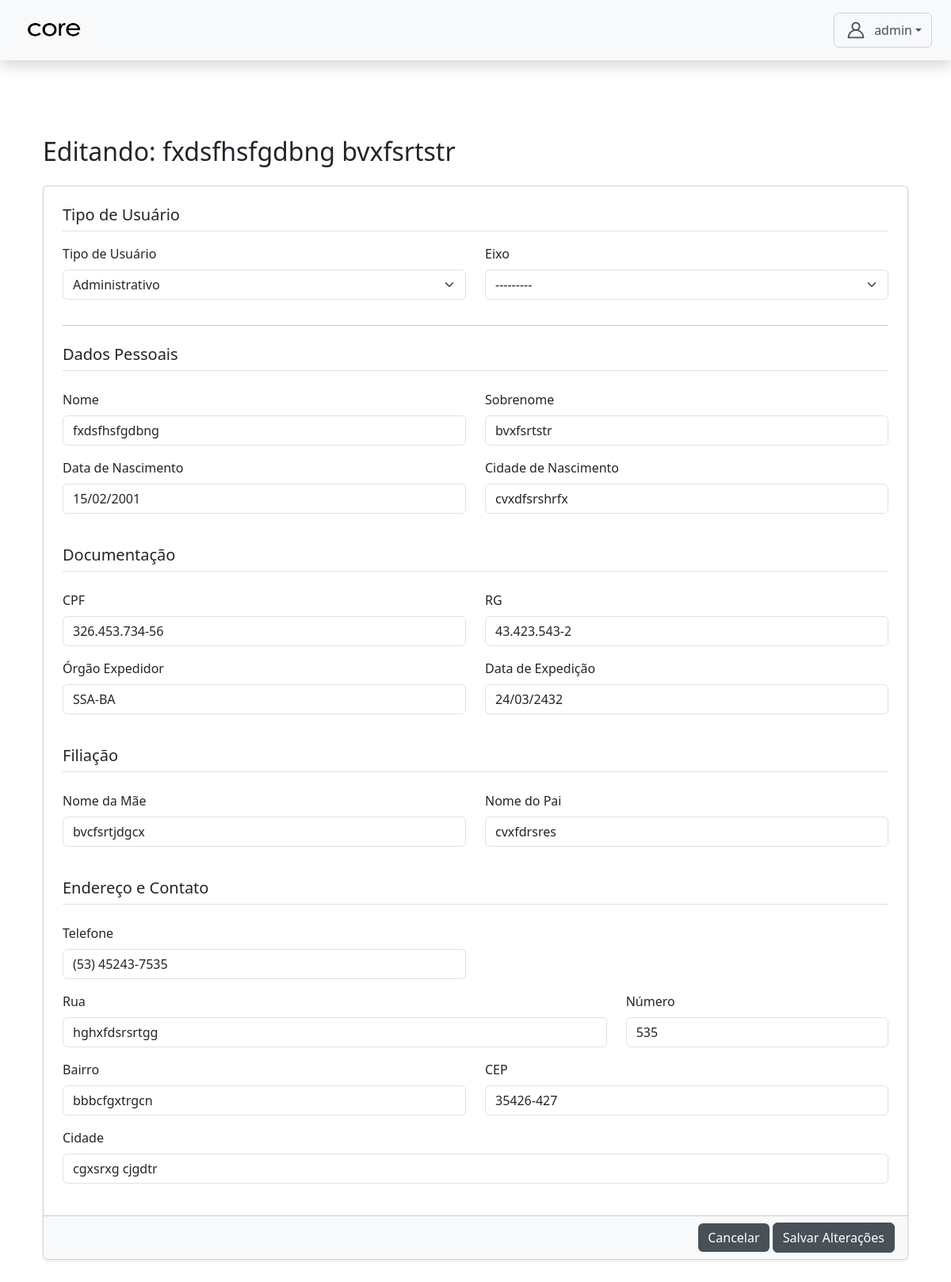
The app's page /autenticacao/admin/servidores/9/editar/ (signed in), older data.
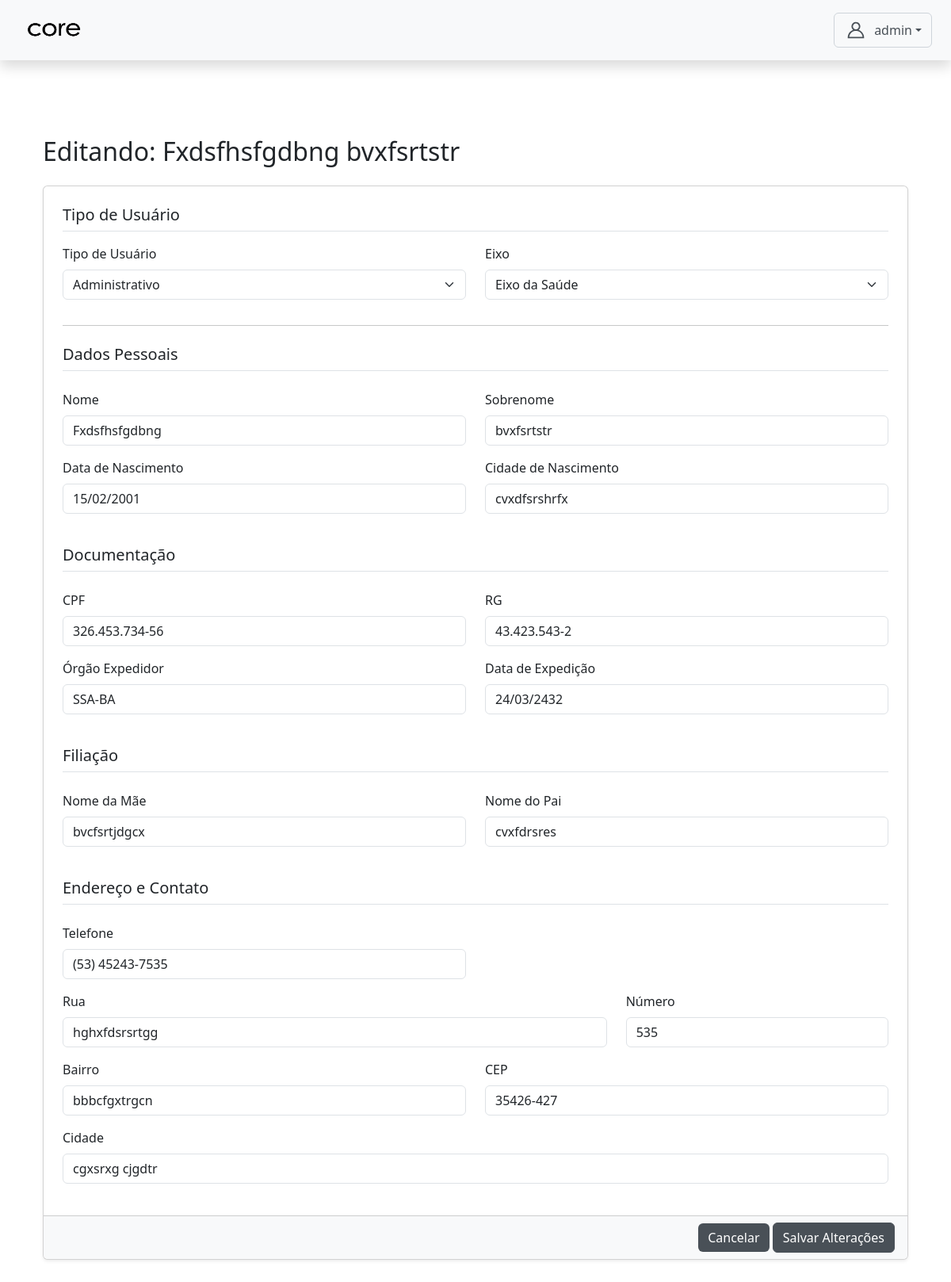
The same page, newer data.
### core/models.py (models this page shows, shortened)
class CustomUser(AbstractUser):
    TIPO_CHOICES = (
        ('admin', 'Admin'),
        ('professor', 'Professor'),
        ('aluno', 'Aluno'),
        ('servidor', 'Servidor'),
        ('direcao', 'Direção'), # <-- 'direcao' está correto
    )
    EIXO_CHOICES = (
        ('SAUDE', 'Eixo da Saúde'),
        ('GESTAO', 'Eixo de Gestão'),
    )
    tipo = models.CharField(max_length=10, choices=TIPO_CHOICES, default='admin')
    eixo = models.CharField(
        max_length=10,
        choices=EIXO_CHOICES,
        null=True,
        blank=True,
        help_text="Eixo ao qual o servidor pertence."
    )
    data_nascimento = models.DateField(null=True, blank=True)
    cpf = models.CharField(max_length=14, unique=True, null=True, blank=True)
    rg = models.CharField(max_length=12, unique=True, null=True, blank=True)
    orgao = models.CharField(max_length=10, null=True, blank=True)
    data_expedicao = models.DateField(null=True, blank=True)
    cidade_nascimento = models.CharField(max_length=100, null=True, blank=True)
    numero_matricula = models.CharField(max_length=20, unique=True, blank=True, null=True)
    nome_pai = models.CharField(max_length=150, blank=True, null=True)
    nome_mae = models.CharField(max_length=150, blank=True, null=True)
    responsavel_matricula = models.CharField(max_length=150, blank=True, null=True)
    endereco_rua = models.CharField(max_length=150, blank=True, null=True)
    endereco_numero = models.CharField(max_length=10, blank=True, null=True)
    endereco_bairro = models.CharField(max_length=100, blank=True, null=True)
    endereco_cidade = models.CharField(max_length=100, blank=True, null=True)
    endereco_cep = models.CharField(max_length=9, blank=True, null=True)
    telefone = models.CharField(max_length=15, blank=True, null=True)
    senha_temporaria = models.BooleanField(default=False)

### autenticacao/views.py (the view)
# urls.py: path('admin/servidores/<int:servidor_id>/editar/', views.editar_servidor, name='editar_servidor'),
@login_required
@role_required('admin')
def editar_servidor(request, servidor_id):
    servidor = get_object_or_404(CustomUser, id=servidor_id, tipo__in=['servidor', 'direcao'])
    if request.method == 'POST':
        form = ServidorCreateForm(request.POST, instance=servidor)
        if form.is_valid():
            tipo_usuario = form.cleaned_data['tipo_usuario']
            eixo = form.cleaned_data.get('eixo')
            user = form.save(commit=False)
            user.tipo = tipo_usuario
            if tipo_usuario == 'servidor':
                user.eixo = eixo
            else:
                user.eixo = None
            user.save()
            messages.success(request, "Dados atualizados com sucesso.")
            return redirect('gerenciar_servidores')
    else:
        initial_data = {'tipo_usuario': servidor.tipo}
        form = ServidorCreateForm(instance=servidor, initial=initial_data)
    context = {
        'form': form,
        'servidor': servidor,
    }
    return render(request, 'admin/servidor_crud/editar_servidor.html', context)

### autenticacao/forms.py (shortened to what this page needs)
class ServidorCreateForm(forms.ModelForm):
    TIPO_USUARIO_CHOICES = (
        ('', '---------'),
        ('servidor', 'Administrativo'),
        ('direcao', 'Direção'),
    )
    tipo_usuario = forms.ChoiceField(
        choices=TIPO_USUARIO_CHOICES,
        label="Tipo de Usuário",
        required=True
    )
    email = forms.EmailField(required=False, label="Email (Opcional)")
    class Meta:
        model = CustomUser
        fields = [
            'first_name', 'last_name', 'eixo', 'email', # 🎯 'email' adicionado
            'data_nascimento', 'cidade_nascimento', 'cpf', 'rg', 'orgao', 'data_expedicao',
            'nome_mae', 'nome_pai',
            'telefone', 'endereco_cep', 'endereco_cidade', 'endereco_bairro', 'endereco_rua', 'endereco_numero',
        ]
    def __init__(self, *args, **kwargs):
        super().__init__(*args, **kwargs)
        if 'eixo' in self.fields:
            self.fields['eixo'].required = False
        field_order = ['tipo_usuario', 'eixo', 'first_name', 'last_name', 'email', 'cpf', 'rg']
        self.order_fields(field_order)

### templates/admin/servidor_crud/editar_servidor.html (shortened to what the changed rows need)
{% extends 'base.html' %}
{% load static %}
{% load widget_tweaks %}
{% block content %}
<div class="container mt-5">
    <h2 class="mb-4">Editando: {{ servidor.get_full_name }}</h2>
    <form method="post">
        <div class="card shadow-sm">
            <div class="card-body p-4">
                <div class="row">
                    <div class="col-md-6 mb-3" id="eixoContainer" style="display: none;">
                        <label class="form-label">{{ form.eixo.label }}</label>
                        {{ form.eixo|add_class:"form-select" }}
                    </div>
                </div>
                <div class="row">
                    <div class="col-md-6 mb-3">
                        <label class="form-label">Nome</label>
                        {{ form.first_name|add_class:"form-control" }}
                    </div>
                    <div class="col-md-6 mb-3">
                        <label class="form-label">Sobrenome</label>
                        {{ form.last_name|add_class:"form-control" }}
                    </div>
                    <div class="col-md-6 mb-3">
                        <label class="form-label">Data de Nascimento</label>
                        {{ form.data_nascimento|add_class:"form-control"|attr:"id:id_data_nascimento" }}
                    </div>
                    <div class="col-md-6 mb-3">
                        <label class="form-label">Cidade de Nascimento</label>
                        {{ form.cidade_nascimento|add_class:"form-control" }}
                    </div>
                </div>
                <div class="row">
                    <div class="col-md-6 mb-3">
                        <label class="form-label">CPF</label>
                        {{ form.cpf|add_class:"form-control" }}
                    </div>
                    <div class="col-md-6 mb-3">
                        <label class="form-label">RG</label>
                        {{ form.rg|add_class:"form-control" }}
                    </div>
                    <div class="col-md-6 mb-3">
                        <label class="form-label">Órgão Expedidor</label>
                        {{ form.orgao|add_class:"form-control" }}
                    </div>
                    <div class="col-md-6 mb-3">
                        <label class="form-label">Data de Expedição</label>
                        {{ form.data_expedicao|add_class:"form-control"|attr:"id:id_data_expedicao" }}
                    </div>
                </div>
                <div class="row">
                    <div class="col-md-6 mb-3">
                        <label class="form-label">Nome da Mãe</label>
                        {{ form.nome_mae|add_class:"form-control" }}
                    </div>
                    <div class="col-md-6 mb-3">
                        <label class="form-label">Nome do Pai</label>
                        {{ form.nome_pai|add_class:"form-control" }}
                    </div>
                </div>
                <div class="row">
                    <div class="col-md-6 mb-3">
                        <label class="form-label">Telefone</label>
                        {{ form.telefone|add_class:"form-control" }}
                    </div>
                    <div class="col-md-8 mb-3">
                        <label class="form-label">Rua</label>
                        {{ form.endereco_rua|add_class:"form-control" }}
                    </div>
                    <div class="col-md-4 mb-3">
                        <label class="form-label">Número</label>
                        {{ form.endereco_numero|add_class:"form-control" }}
                    </div>
                    <div class="col-md-6 mb-3">
                        <label class="form-label">Bairro</label>
                        {{ form.endereco_bairro|add_class:"form-control" }}
                    </div>
                    <div class="col-md-6 mb-3">
                        <label class="form-label">CEP</label>
                        {{ form.endereco_cep|add_class:"form-control" }}
                    </div>
                    <div class="col-md-12 mb-3">
                        <label class="form-label">Cidade</label>
                        {{ form.endereco_cidade|add_class:"form-control" }}
                    </div>
                </div>
            </div>
        </div>
    </form>
</div>
{% endblock content %}

Row changes from the older to the newer data that the page shows:
changed CustomUser "bvxfsrtstr": get_full_name "fxdsfhsfgdbng bvxfsrtstr" → "Fxdsfhsfgdbng bvxfsrtstr"; eixo "---------" → "Eixo da Saúde"; first_name "fxdsfhsfgdbng" → "Fxdsfhsfgdbng"
